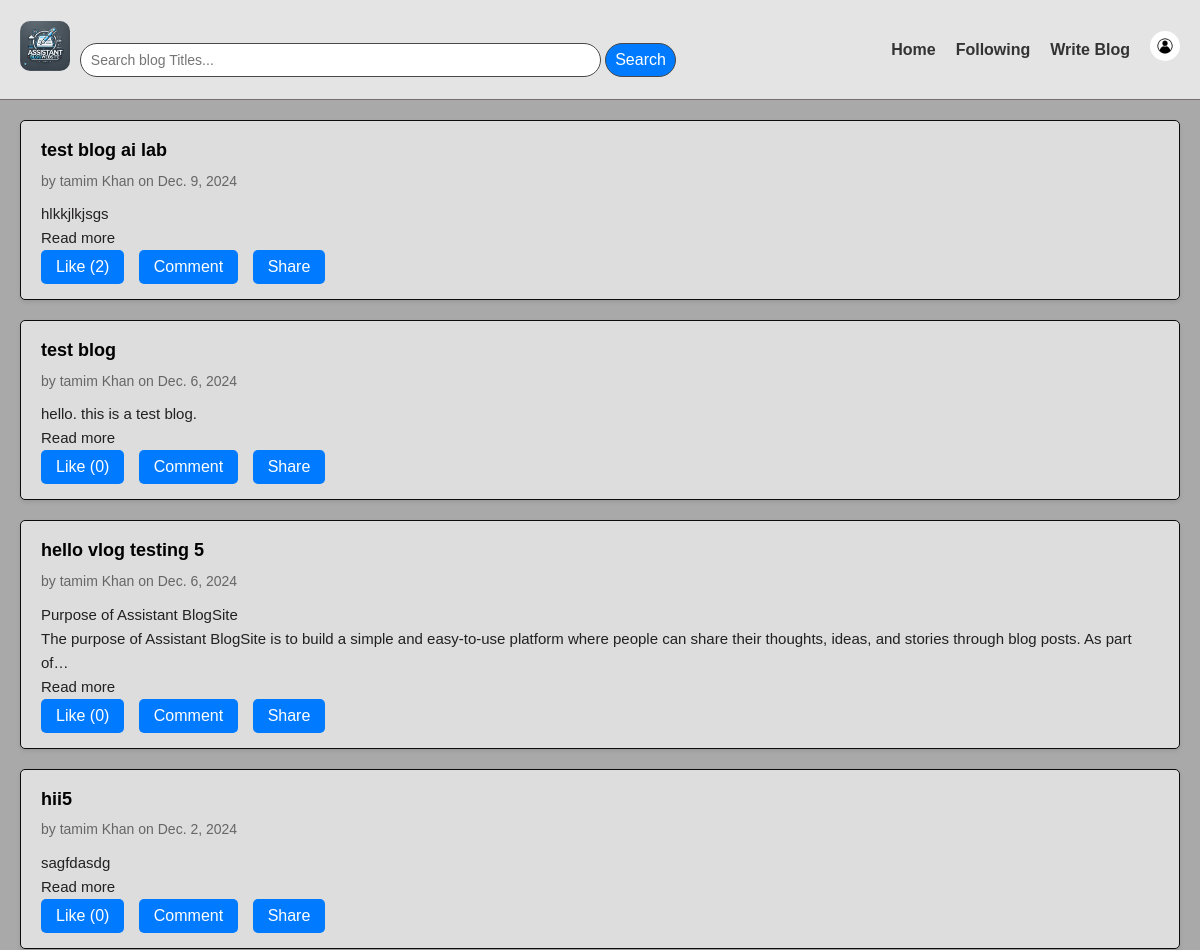
Before: /home/ (upper part) with the older database file.
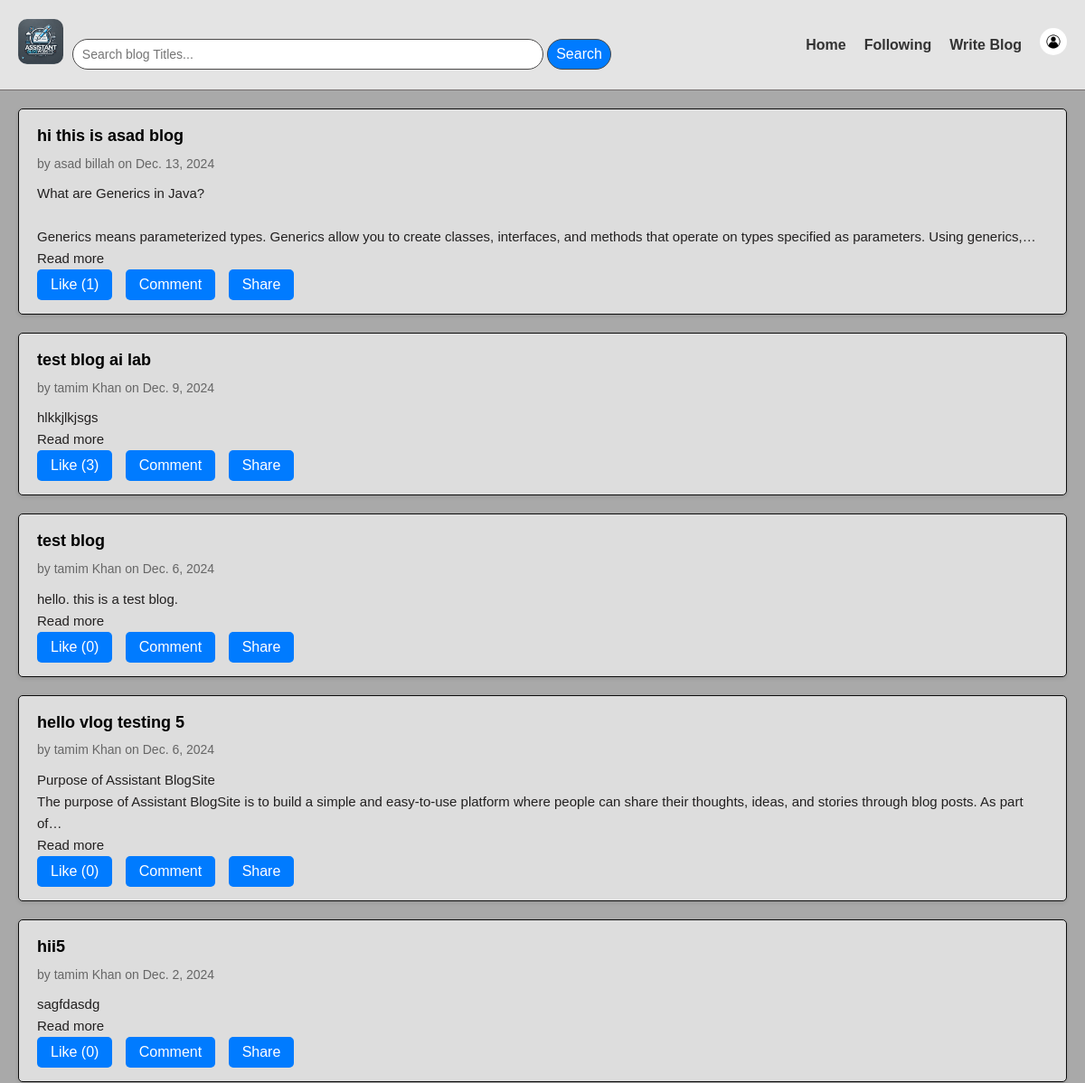
After: the same page with the newer database file.
### sdpApp/models.py (models this page shows, shortened)
class Blog(models.Model):
    STATUS_CHOICES = [
        ('published', 'Published'),
        ('draft', 'Draft'),
        ('archived', 'Archived'),
    ]
    blog_id = models.AutoField(primary_key=True)
    user_id = models.ForeignKey(Users, on_delete=models.CASCADE)
    blog_title = models.TextField(default="")
    text = models.TextField(null=False,default="")
    image = models.ImageField(upload_to='blog_images/',null=True,blank=True)
    category_name = models.CharField(max_length=100, default="")
    date = models.DateField(null=False, default=date.today)  # Default to today's date
    time = models.TimeField(null=False, default=now)  # Automatically set the current time
    status = models.CharField(max_length=10, choices=STATUS_CHOICES, default='draft')

class Users(AbstractBaseUser, PermissionsMixin):
    user_id = models.AutoField(primary_key=True)
    email = models.EmailField(unique=True, null=False)
    first_name = models.CharField(max_length=255, null=False)
    last_name = models.CharField(max_length=255, null=False)
    address = models.ForeignKey(Address, on_delete=models.SET_NULL, null=True)
    is_active = models.BooleanField(default=True)
    is_staff = models.BooleanField(default=False)
    profile_picture = models.ImageField(upload_to='profile_pics/', null=True, blank=True)
    objects = CustomUserManager()
    USERNAME_FIELD = 'email'  # Email is used as the unique identifier
    REQUIRED_FIELDS = ['first_name', 'last_name']  # These fields are required when creating a superuser

### sdpApp/views.py (the view)
# urls.py: path('home/',views.home, name='home'),
def home(request):
    search_query = request.GET.get('search','')
    if search_query:
        blogs= Blog.objects.filter(blog_title__icontains=search_query)
    else:
        blogs= Blog.objects.all()
    blogs= blogs.filter(status='published').order_by('-date','-time')
    blog_data =  []
    for blog in blogs:
        like_count= Reaction.objects.filter(blog_id=blog, reaction_type='like').count()
        user_liked=False
        if request.user.is_authenticated:
            user_liked=Reaction.objects.filter(blog_id=blog, user_id=request.user, reaction_type='like').exists()
        blog_data.append({
            'blog':blog,
            'like_count':like_count,
            user_liked:user_liked,
        })
    return render(request, "home.html",{'blog_data':blog_data})

### sdpApp/templates/home.html (shortened to what this page needs)
{% load static %}
<!DOCTYPE html>
<html lang="en">
<head>
    <link rel="stylesheet" href="{% static 'style.css' %}">
</head>
<body>
    {% include 'fragments/header.html' %}
    <section class="blog-feed">
        {% if blog_data %}
            {% for blog_entry in blog_data %}
                <div class="blog-card">
                    <div class="blog-header">
                        <h3>
                            <a href="{% url 'blog_details' blog_id=blog_entry.blog.blog_id %}" class="no-style-link">
                                {{ blog_entry.blog.blog_title }}
                            </a>
                        </h3>
                        <p>by {{ blog_entry.blog.user_id.first_name }} {{ blog_entry.blog.user_id.last_name }} on {{ blog_entry.blog.date }}</p>
                    </div>
                    <div class="blog-content">
                        <p>{{ blog_entry.blog.text|truncatechars:200|linebreaksbr }}</p>
                        <a href="{% url 'blog_details' blog_id=blog_entry.blog.blog_id %}" class="no-style-link">Read more</a>
                    </div>
                    <div class="blog-actions">
                        <button
                            class="btn like-button {% if blog_entry.user_liked %}liked{% endif %}"
                            data-blog-id="{{ blog_entry.blog.blog_id }}">
                            Like ({{ blog_entry.like_count }})
                        </button>
                        <button>Comment</button>
                        <button>Share</button>
                    </div>
                </div>
            {% endfor %}
        {% else %}
            <p>No blogs found matching your search.</p>
        {% endif %}
    </section>
</body>
</html>

Changed rows visible on the page:
added Blog: blog.blog_title "hi this is asad blog", blog.user_id.first_name "asad", blog.user_id.last_name "billah", blog "Dec. 13, 2024", blog.text "What are Generics in Java? Generics means parameterized types. Generics allow you to create classes, interfaces, and methods that operate on types specified as parameters. Using…", like_count "1"
computed for Blog "test blog ai lab": like_count "2" → "3"
